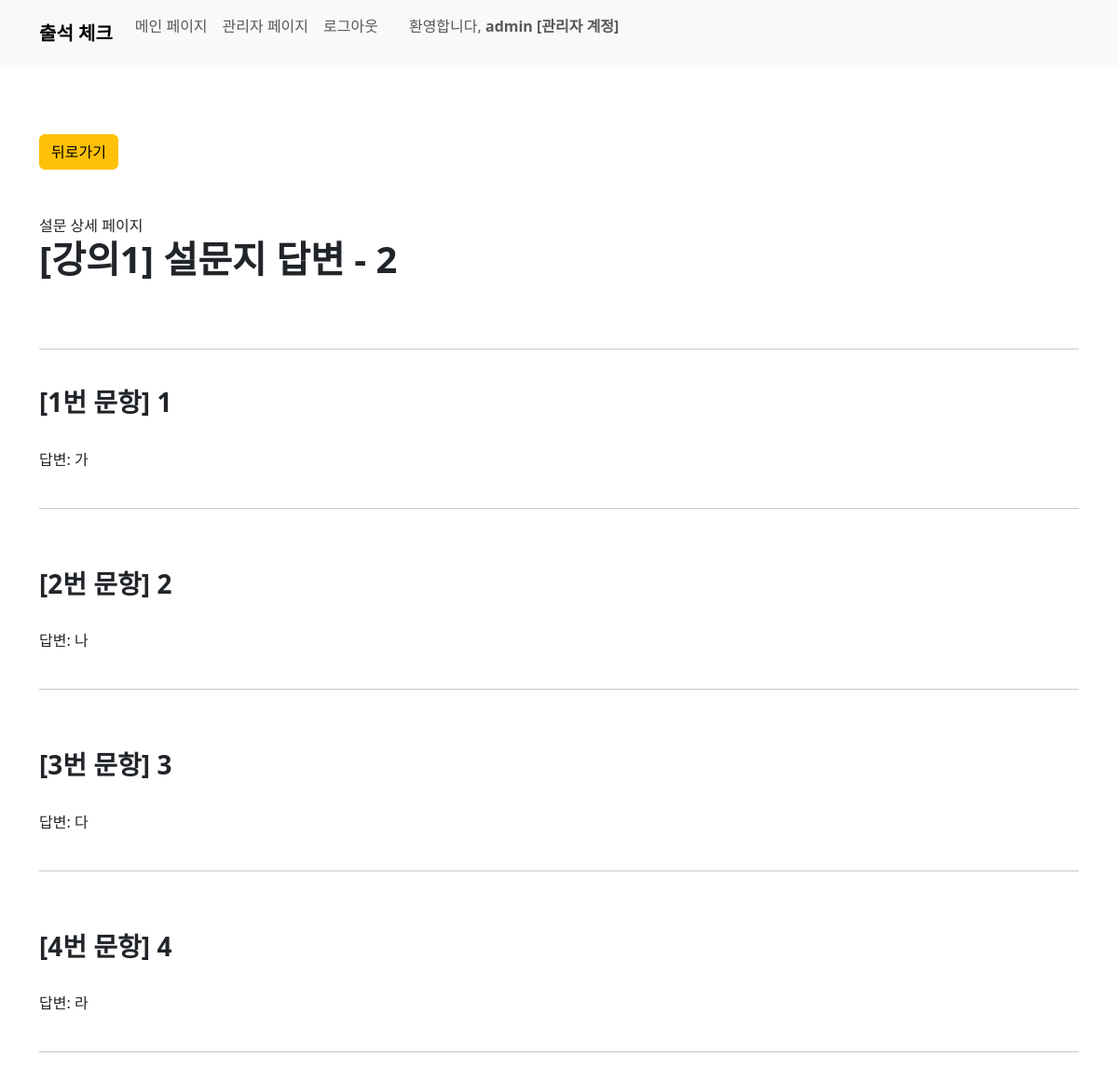
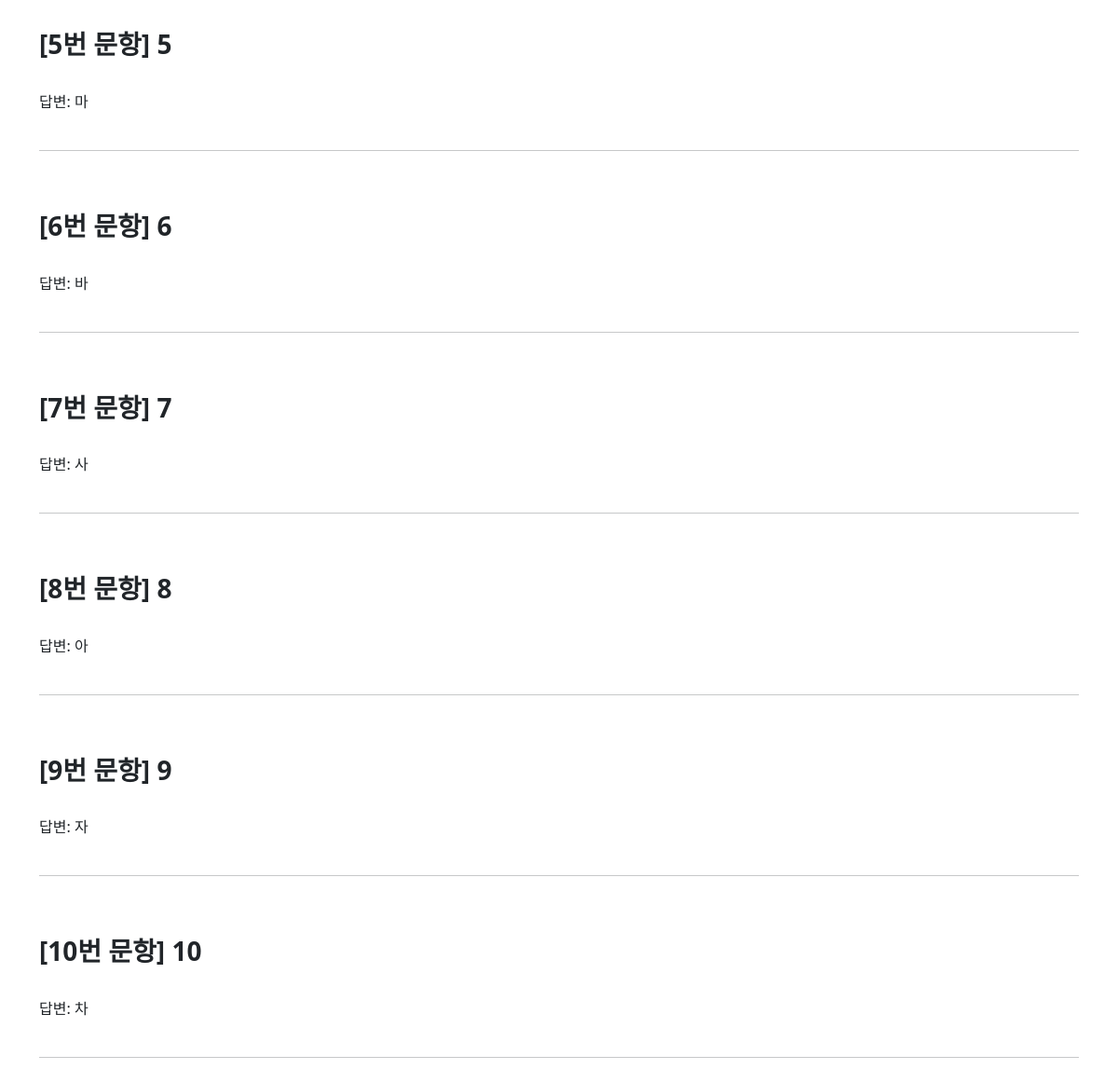
/survey/reply_detail/2/ (signed in), run on the app's committed database (2 pictures, top to bottom).
### course/models.py (models this page shows, shortened)
class Course(models.Model):
    course_name = models.CharField(max_length=50)
    teacher_name = models.CharField(max_length=20)
    division_name = models.ForeignKey(Division, on_delete=models.CASCADE)
    start_date = models.DateField()
    start_at = models.TimeField()
    end_at = models.TimeField()
    hours = models.IntegerField()

### survey/models.py (models this page shows, shortened)
class SurveyReply(models.Model):
    student_id = models.ForeignKey(Student, on_delete=models.CASCADE, default=0)
    survey_id = models.ForeignKey(Survey, on_delete=models.CASCADE)
    reply1 = models.TextField()
    reply2 = models.TextField(blank=True)
    reply3 = models.TextField(blank=True)
    reply4 = models.TextField(blank=True)
    reply5 = models.TextField(blank=True)
    reply6 = models.TextField(blank=True)
    reply7 = models.TextField(blank=True)
    reply8 = models.TextField(blank=True)
    reply9 = models.TextField(blank=True)
    reply10 = models.TextField(blank=True)
    submit_survey = models.BooleanField(default=False)

class Survey(models.Model):
    course_id = models.OneToOneField(Course, on_delete=models.CASCADE)
    question1 = models.CharField(max_length=200)
    question2 = models.CharField(max_length=200, blank=True)
    question3 = models.CharField(max_length=200, blank=True)
    question4 = models.CharField(max_length=200, blank=True)
    question5 = models.CharField(max_length=200, blank=True)
    question6 = models.CharField(max_length=200, blank=True)
    question7 = models.CharField(max_length=200, blank=True)
    question8 = models.CharField(max_length=200, blank=True)
    question9 = models.CharField(max_length=200, blank=True)
    question10 = models.CharField(max_length=200, blank=True)

### survey/views.py (the view)
# urls.py: path('reply_detail/<int:pk>/', views.survey_reply_detail, name='survey_reply_detail'),
@user_passes_test(lambda u: u.is_staff, login_url='/') # 권한 없으면 홈으로
def survey_reply_detail(request, pk):
    survey_reply = get_object_or_404(SurveyReply, pk=pk)
    survey = get_object_or_404(Survey, pk=survey_reply.survey_id.pk)
    course = get_object_or_404(Course, pk=survey.course_id.pk)
    context = {
        'survey_reply': survey_reply,
        'survey': survey,
        'course': course,
        }
    return render(request, 'survey/survey_reply_detail.html', context)

### survey/templates/survey/survey_reply_detail.html (shortened to what this page needs)
{% load static %}
{% load django_bootstrap5 %}
{% bootstrap_css %}
<!DOCTYPE html>
<html>
<head>
</head>
<body>
  {% include 'home/navbar.html' %}
  <br><br><br>
    <div class="container">
      <a class="btn btn-warning" href="{% url 'survey:survey_detail' course.pk %}" role="button">뒤로가기</a>
      <br><br><br>
      설문 상세 페이지
      <h1><b>[{{ course.course_name }}] 설문지 답변 - {{ survey_reply.pk }}</b></h1>
      <br><br>
      <hr>
      <br>
        {% if survey.question1 %}
            <h3><b>[1번 문항] {{ survey.question1 }}</b></h3>
            <br>
            {% if survey_reply.reply1 %}
              답변: {{ survey_reply.reply1 }}
            {% else %}
              답변: 없음
            {% endif %}
        {% endif %}
        <br><br>
        <hr>
        <br><br>
        {% if survey.question1 %}
          <h3><b>[2번 문항] {{ survey.question2 }}</b></h3>
          <br>
          {% if survey_reply.reply2 %}
            답변: {{ survey_reply.reply2 }}
          {% else %}
            답변: 없음
          {% endif %}
        {% endif %}
        <br><br>
        <hr>
        <br><br>
        {% if survey.question3 %}
          <h3><b>[3번 문항] {{ survey.question3 }}</b></h3>
          <br>
          {% if survey_reply.reply3 %}
            답변: {{ survey_reply.reply3 }}
          {% else %}
            답변: 없음
          {% endif %}
        {% endif %}
        <br><br>
        <hr>
        <br><br>
    {% if survey.question4 %}
    <h3><b>[4번 문항] {{ survey.question4 }}</b></h3>
    <br>
    {% if survey_reply.reply4 %}
      답변: {{ survey_reply.reply4 }}
    {% else %}
      답변: 없음
    {% endif %}
  {% endif %}
  <br><br>
  <hr>
  <br><br>
    {% if survey.question5 %}
    <h3><b>[5번 문항] {{ survey.question5 }}</b></h3>
    <br>
    {% if survey_reply.reply5 %}
      답변: {{ survey_reply.reply5 }}
    {% else %}
      답변: 없음
    {% endif %}
  {% endif %}
  <br><br>
  <hr>
  <br><br>
    {% if survey.question6 %}
    <h3><b>[6번 문항] {{ survey.question6 }}</b></h3>
    <br>
    {% if survey_reply.reply6 %}
      답변: {{ survey_reply.reply6 }}
    {% else %}
      답변: 없음
    {% endif %}
    {% endif %}
    <br><br>
    <hr>
    <br><br>
    {% if survey.question7 %}
    <h3><b>[7번 문항] {{ survey.question7 }}</b></h3>
    <br>
    {% if survey_reply.reply7 %}
      답변: {{ survey_reply.reply7 }}
    {% else %}
      답변: 없음
    {% endif %}
  {% endif %}
  <br><br>
  <hr>
  <br><br>
        {% if survey.question8 %}
        <h3><b>[8번 문항] {{ survey.question8 }}</b></h3>
        <br>
        {% if survey_reply.reply8 %}
          답변: {{ survey_reply.reply8 }}
        {% else %}
          답변: 없음
        {% endif %}
      {% endif %}
      <br><br>
      <hr>
      <br><br>
    {% if survey.question9 %}
    <h3><b>[9번 문항] {{ survey.question9 }}</b></h3>
    <br>
    {% if survey_reply.reply9 %}
      답변: {{ survey_reply.reply9 }}
    {% else %}
      답변: 없음
    {% endif %}
  {% endif %}
  <br><br>
  <hr>
  <br><br>
{% if survey.question10 %}
<h3><b>[10번 문항] {{ survey.question10 }}</b></h3>
<br>
{% if survey_reply.reply10 %}
  답변: {{ survey_reply.reply10 }}
{% else %}
  답변: 없음
{% endif %}
{% endif %}
<br><br>
<hr>
<br><br>
  </div>
</body>
</html>

### home/templates/home/navbar.html (shortened to what this page needs)
{% load django_bootstrap5 %}
{% bootstrap_css %}
<nav class="navbar navbar-expand-lg bg-body-tertiary bg-light">
  <div class="container-fluid container">
      <a class="navbar-brand" href="{% url 'home:home' %}"><b>출석 체크</b></a>
      <div class="collapse navbar-collapse" id="navbarNav">
          <ul class="navbar-nav mb-3">
              {% if user.is_authenticated %}
                  {% if user.is_staff %}
                      <li class="nav-item">
                        <a class="nav-link" aria-current="page" href="{% url 'home:home' %}">메인 페이지</a>
                      </li>
                      <li class="nav-item">
                        <a class="nav-link" aria-current="page" href="{% url 'user:admin_home' %}">관리자 페이지</a>
                      </li>
                      <li class="nav-item">
                        <a class="nav-link" aria-current="page" href="{% url 'home:logout' %}">로그아웃</a>
                      </li>
                      {% if user.student %}
                      <span class="navbar-text mr-3">
                        &nbsp;&nbsp;&nbsp;&nbsp;&nbsp; 환영합니다, <b> {{ user.student }} </b>
                      </span>
                      {% else %}
                      <span class="navbar-text mr-3">
                        &nbsp;&nbsp;&nbsp;&nbsp;&nbsp; 환영합니다, <b> {{ user }} [관리자 계정] </b>
                      </span>
                      {% endif %}
                  {% endif %}
              {% else %}
                <li class="nav-item">
                  <a class="nav-link active" href="{% url 'home:login' %}">로그인</a>
                </li>
              {% endif %}
          </ul>
      </div>
  </div>
</nav>

### data on the page
Course: course_name "강의1"
SurveyReply: pk "2", reply1 "가", reply2 "나", reply3 "다", reply4 "라", reply5 "마", reply6 "바", reply7 "사", reply8 "아", reply9 "자", reply10 "차"
Survey: question1 "1", question2 "2", question3 "3", question4 "4", question5 "5", question6 "6", question7 "7", question8 "8", question9 "9", question10 "10"

### other printed values
{{ user }} "admin"
